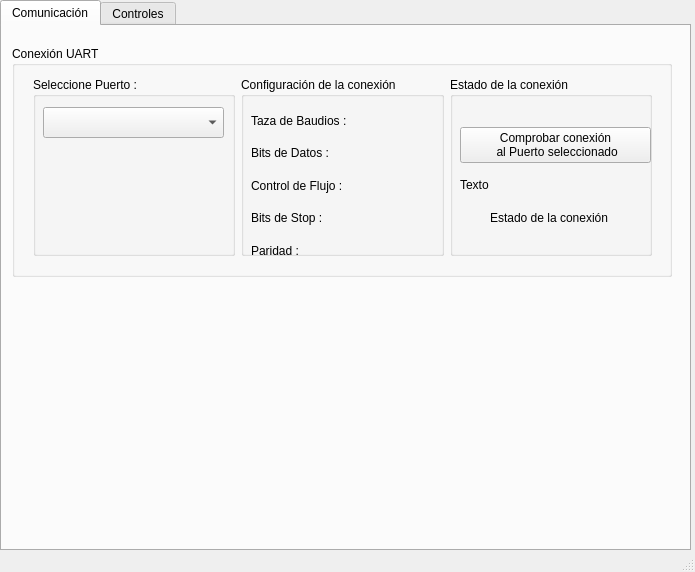
<?xml version="1.0" encoding="UTF-8"?>
<ui version="4.0">
 <class>Mano_Animatronica_Aplicacion</class>
 <widget class="QMainWindow" name="Mano_Animatronica_Aplicacion">
  <property name="geometry">
   <rect>
    <x>0</x>
    <y>0</y>
    <width>695</width>
    <height>572</height>
   </rect>
  </property>
  <property name="windowTitle">
   <string>Mano_Animatronica_Aplicacion</string>
  </property>
  <widget class="QWidget" name="centralWidget">
   <widget class="QTabWidget" name="tabWidget">
    <property name="geometry">
     <rect>
      <x>0</x>
      <y>0</y>
      <width>691</width>
      <height>551</height>
     </rect>
    </property>
    <property name="currentIndex">
     <number>0</number>
    </property>
    <widget class="QWidget" name="tab_Comunicacion">
     <attribute name="title">
      <string>Comunicación</string>
     </attribute>
     <widget class="QGroupBox" name="grB_Con_Guante">
      <property name="geometry">
       <rect>
        <x>10</x>
        <y>20</y>
        <width>660</width>
        <height>231</height>
       </rect>
      </property>
      <property name="title">
       <string>Conexión UART</string>
      </property>
     </widget>
     <widget class="QWidget" name="gridLayoutWidget">
      <property name="geometry">
       <rect>
        <x>20</x>
        <y>40</y>
        <width>641</width>
        <height>201</height>
       </rect>
      </property>
      <layout class="QGridLayout" name="gridLayout">
       <item row="0" column="0" rowspan="2">
        <widget class="QGroupBox" name="groupBox">
         <property name="title">
          <string>Seleccione Puerto :</string>
         </property>
         <widget class="QComboBox" name="cBx_Puerto">
          <property name="geometry">
           <rect>
            <x>10</x>
            <y>30</y>
            <width>181</width>
            <height>31</height>
           </rect>
          </property>
         </widget>
        </widget>
       </item>
       <item row="0" column="1" rowspan="2">
        <widget class="QGroupBox" name="groupBox_2">
         <property name="title">
          <string>Configuración de la conexión</string>
         </property>
         <widget class="QLabel" name="lbl_Parity">
          <property name="geometry">
           <rect>
            <x>10</x>
            <y>160</y>
            <width>191</width>
            <height>27</height>
           </rect>
          </property>
          <property name="text">
           <string>Paridad : </string>
          </property>
         </widget>
         <widget class="QLabel" name="lbl_FlowControl">
          <property name="geometry">
           <rect>
            <x>10</x>
            <y>95</y>
            <width>191</width>
            <height>27</height>
           </rect>
          </property>
          <property name="text">
           <string>Control de Flujo : </string>
          </property>
         </widget>
         <widget class="QLabel" name="lbl_DataBits">
          <property name="geometry">
           <rect>
            <x>10</x>
            <y>63</y>
            <width>191</width>
            <height>26</height>
           </rect>
          </property>
          <property name="text">
           <string>Bits de Datos : </string>
          </property>
         </widget>
         <widget class="QLabel" name="lbl_BaudRate">
          <property name="geometry">
           <rect>
            <x>10</x>
            <y>30</y>
            <width>191</width>
            <height>27</height>
           </rect>
          </property>
          <property name="text">
           <string>Taza de Baudios : </string>
          </property>
         </widget>
         <widget class="QLabel" name="lbl_StopBits">
          <property name="geometry">
           <rect>
            <x>10</x>
            <y>128</y>
            <width>191</width>
            <height>26</height>
           </rect>
          </property>
          <property name="text">
           <string>Bits de Stop : </string>
          </property>
         </widget>
        </widget>
       </item>
       <item row="0" column="2" rowspan="2">
        <widget class="QGroupBox" name="groupBox_3">
         <property name="title">
          <string>Estado de la conexión</string>
         </property>
         <widget class="QPushButton" name="pushB_Prueba_Guante">
          <property name="geometry">
           <rect>
            <x>10</x>
            <y>50</y>
            <width>191</width>
            <height>36</height>
           </rect>
          </property>
          <property name="text">
           <string>Comprobar conexión 
 al Puerto seleccionado</string>
          </property>
         </widget>
         <widget class="QLabel" name="lbl_Estado_Conexion">
          <property name="geometry">
           <rect>
            <x>40</x>
            <y>110</y>
            <width>141</width>
            <height>61</height>
           </rect>
          </property>
          <property name="text">
           <string>Estado de la conexión</string>
          </property>
         </widget>
         <widget class="QLabel" name="LABEL_DE_PRUEBA">
          <property name="geometry">
           <rect>
            <x>10</x>
            <y>100</y>
            <width>191</width>
            <height>16</height>
           </rect>
          </property>
          <property name="text">
           <string>Texto</string>
          </property>
         </widget>
        </widget>
       </item>
      </layout>
     </widget>
    </widget>
    <widget class="QWidget" name="tab_Controles">
     <attribute name="title">
      <string>Controles</string>
     </attribute>
     <widget class="QPushButton" name="pushB_PlayPause">
      <property name="geometry">
       <rect>
        <x>250</x>
        <y>80</y>
        <width>171</width>
        <height>91</height>
       </rect>
      </property>
      <property name="text">
       <string>Play / Pause</string>
      </property>
     </widget>
     <widget class="QLabel" name="lbl_Archivo">
      <property name="geometry">
       <rect>
        <x>440</x>
        <y>20</y>
        <width>191</width>
        <height>31</height>
       </rect>
      </property>
      <property name="text">
       <string>Nombre_archivo.hnd</string>
      </property>
     </widget>
     <widget class="QPushButton" name="pushB_Cargar">
      <property name="geometry">
       <rect>
        <x>10</x>
        <y>270</y>
        <width>131</width>
        <height>51</height>
       </rect>
      </property>
      <property name="text">
       <string>Cargar 
 Movimientos</string>
      </property>
     </widget>
     <widget class="QGroupBox" name="grB_Sliders">
      <property name="geometry">
       <rect>
        <x>150</x>
        <y>220</y>
        <width>281</width>
        <height>241</height>
       </rect>
      </property>
      <property name="title">
       <string>Sliders</string>
      </property>
      <widget class="QSlider" name="sld_Mayor">
       <property name="geometry">
        <rect>
         <x>130</x>
         <y>59</y>
         <width>20</width>
         <height>171</height>
        </rect>
       </property>
       <property name="maximum">
        <number>140</number>
       </property>
       <property name="orientation">
        <enum>Qt::Vertical</enum>
       </property>
       <property name="invertedAppearance">
        <bool>true</bool>
       </property>
      </widget>
      <widget class="QSlider" name="sld_Anular">
       <property name="geometry">
        <rect>
         <x>70</x>
         <y>59</y>
         <width>20</width>
         <height>171</height>
        </rect>
       </property>
       <property name="maximum">
        <number>140</number>
       </property>
       <property name="orientation">
        <enum>Qt::Vertical</enum>
       </property>
       <property name="invertedAppearance">
        <bool>true</bool>
       </property>
      </widget>
      <widget class="QSlider" name="sld_Menor">
       <property name="geometry">
        <rect>
         <x>10</x>
         <y>59</y>
         <width>20</width>
         <height>171</height>
        </rect>
       </property>
       <property name="maximum">
        <number>120</number>
       </property>
       <property name="orientation">
        <enum>Qt::Vertical</enum>
       </property>
       <property name="invertedAppearance">
        <bool>true</bool>
       </property>
      </widget>
      <widget class="QSlider" name="sld_Pulgar">
       <property name="geometry">
        <rect>
         <x>250</x>
         <y>59</y>
         <width>16</width>
         <height>171</height>
        </rect>
       </property>
       <property name="maximum">
        <number>120</number>
       </property>
       <property name="orientation">
        <enum>Qt::Vertical</enum>
       </property>
       <property name="invertedAppearance">
        <bool>true</bool>
       </property>
      </widget>
      <widget class="QSlider" name="sld_Indice">
       <property name="geometry">
        <rect>
         <x>190</x>
         <y>59</y>
         <width>16</width>
         <height>171</height>
        </rect>
       </property>
       <property name="maximum">
        <number>140</number>
       </property>
       <property name="orientation">
        <enum>Qt::Vertical</enum>
       </property>
       <property name="invertedAppearance">
        <bool>true</bool>
       </property>
      </widget>
      <widget class="QLabel" name="lbl_Sliders">
       <property name="geometry">
        <rect>
         <x>0</x>
         <y>30</y>
         <width>281</width>
         <height>20</height>
        </rect>
       </property>
       <property name="text">
        <string> Menor     Anular     Mayor      Incide      Pulgar</string>
       </property>
      </widget>
     </widget>
     <widget class="QGroupBox" name="grB_Modo">
      <property name="geometry">
       <rect>
        <x>10</x>
        <y>10</y>
        <width>221</width>
        <height>201</height>
       </rect>
      </property>
      <property name="title">
       <string>Modo de Operación</string>
      </property>
      <widget class="QComboBox" name="cBx_Modo">
       <property name="geometry">
        <rect>
         <x>10</x>
         <y>30</y>
         <width>191</width>
         <height>31</height>
        </rect>
       </property>
       <item>
        <property name="text">
         <string>Seleccione Modo</string>
        </property>
       </item>
       <item>
        <property name="text">
         <string>Guante -&gt; PC</string>
        </property>
       </item>
       <item>
        <property name="text">
         <string>PC -&gt; Mano</string>
        </property>
       </item>
       <item>
        <property name="text">
         <string>Guante -&gt; Mano</string>
        </property>
       </item>
      </widget>
      <widget class="QRadioButton" name="rdB_Guante_PC">
       <property name="geometry">
        <rect>
         <x>20</x>
         <y>70</y>
         <width>111</width>
         <height>31</height>
        </rect>
       </property>
       <property name="text">
        <string>Guante -&gt; PC</string>
       </property>
      </widget>
      <widget class="QRadioButton" name="rdB_PC_Mano">
       <property name="geometry">
        <rect>
         <x>20</x>
         <y>110</y>
         <width>111</width>
         <height>31</height>
        </rect>
       </property>
       <property name="text">
        <string>PC -&gt; Mano</string>
       </property>
      </widget>
      <widget class="QRadioButton" name="rdB_Guante_Mano">
       <property name="geometry">
        <rect>
         <x>20</x>
         <y>150</y>
         <width>181</width>
         <height>31</height>
        </rect>
       </property>
       <property name="text">
        <string>Guante -&gt; Mano</string>
       </property>
      </widget>
     </widget>
     <widget class="QGroupBox" name="grB_Valores">
      <property name="geometry">
       <rect>
        <x>10</x>
        <y>460</y>
        <width>671</width>
        <height>51</height>
       </rect>
      </property>
      <property name="title">
       <string>Valores actuales</string>
      </property>
      <widget class="QLabel" name="lbl_VMenor">
       <property name="geometry">
        <rect>
         <x>10</x>
         <y>20</y>
         <width>91</width>
         <height>31</height>
        </rect>
       </property>
       <property name="text">
        <string>Menor : 9999</string>
       </property>
      </widget>
      <widget class="QLabel" name="lbl_VAnular">
       <property name="geometry">
        <rect>
         <x>110</x>
         <y>20</y>
         <width>91</width>
         <height>31</height>
        </rect>
       </property>
       <property name="text">
        <string>Anular : 9999</string>
       </property>
      </widget>
      <widget class="QLabel" name="lbl_VMayor">
       <property name="geometry">
        <rect>
         <x>210</x>
         <y>20</y>
         <width>91</width>
         <height>31</height>
        </rect>
       </property>
       <property name="text">
        <string>Mayor : 9999</string>
       </property>
      </widget>
      <widget class="QLabel" name="lbl_VIndice">
       <property name="geometry">
        <rect>
         <x>310</x>
         <y>20</y>
         <width>91</width>
         <height>31</height>
        </rect>
       </property>
       <property name="text">
        <string>Indice : 9999</string>
       </property>
      </widget>
      <widget class="QLabel" name="lbl_VPulgar">
       <property name="geometry">
        <rect>
         <x>410</x>
         <y>20</y>
         <width>91</width>
         <height>31</height>
        </rect>
       </property>
       <property name="text">
        <string>Pulgar : 9999</string>
       </property>
      </widget>
     </widget>
     <widget class="QGroupBox" name="grB_Mano">
      <property name="geometry">
       <rect>
        <x>440</x>
        <y>50</y>
        <width>241</width>
        <height>411</height>
       </rect>
      </property>
      <property name="title">
       <string>Mano</string>
      </property>
      <widget class="QLabel" name="lbl_1_Base_Img">
       <property name="geometry">
        <rect>
         <x>10</x>
         <y>20</y>
         <width>216</width>
         <height>384</height>
        </rect>
       </property>
       <property name="text">
        <string/>
       </property>
      </widget>
      <widget class="QLabel" name="lbl_2_Menor_Img">
       <property name="geometry">
        <rect>
         <x>10</x>
         <y>20</y>
         <width>216</width>
         <height>384</height>
        </rect>
       </property>
       <property name="text">
        <string/>
       </property>
      </widget>
      <widget class="QLabel" name="lbl_3_Anular_Img">
       <property name="geometry">
        <rect>
         <x>10</x>
         <y>20</y>
         <width>216</width>
         <height>384</height>
        </rect>
       </property>
       <property name="text">
        <string/>
       </property>
      </widget>
      <widget class="QLabel" name="lbl_4_Mayor_Img">
       <property name="geometry">
        <rect>
         <x>10</x>
         <y>20</y>
         <width>216</width>
         <height>384</height>
        </rect>
       </property>
       <property name="text">
        <string/>
       </property>
      </widget>
      <widget class="QLabel" name="lbl_5_Indice_Img">
       <property name="geometry">
        <rect>
         <x>10</x>
         <y>20</y>
         <width>216</width>
         <height>384</height>
        </rect>
       </property>
       <property name="text">
        <string/>
       </property>
      </widget>
      <widget class="QLabel" name="lbl_6_Pulgar_Img">
       <property name="geometry">
        <rect>
         <x>10</x>
         <y>20</y>
         <width>216</width>
         <height>384</height>
        </rect>
       </property>
       <property name="text">
        <string/>
       </property>
      </widget>
     </widget>
     <widget class="QPushButton" name="pushB_Guardar">
      <property name="geometry">
       <rect>
        <x>10</x>
        <y>360</y>
        <width>131</width>
        <height>51</height>
       </rect>
      </property>
      <property name="text">
       <string>Guardar 
 Movimientos</string>
      </property>
     </widget>
    </widget>
   </widget>
  </widget>
  <widget class="QStatusBar" name="statusBar"/>
 </widget>
 <layoutdefault spacing="6" margin="11"/>
 <resources/>
 <connections/>
</ui>
